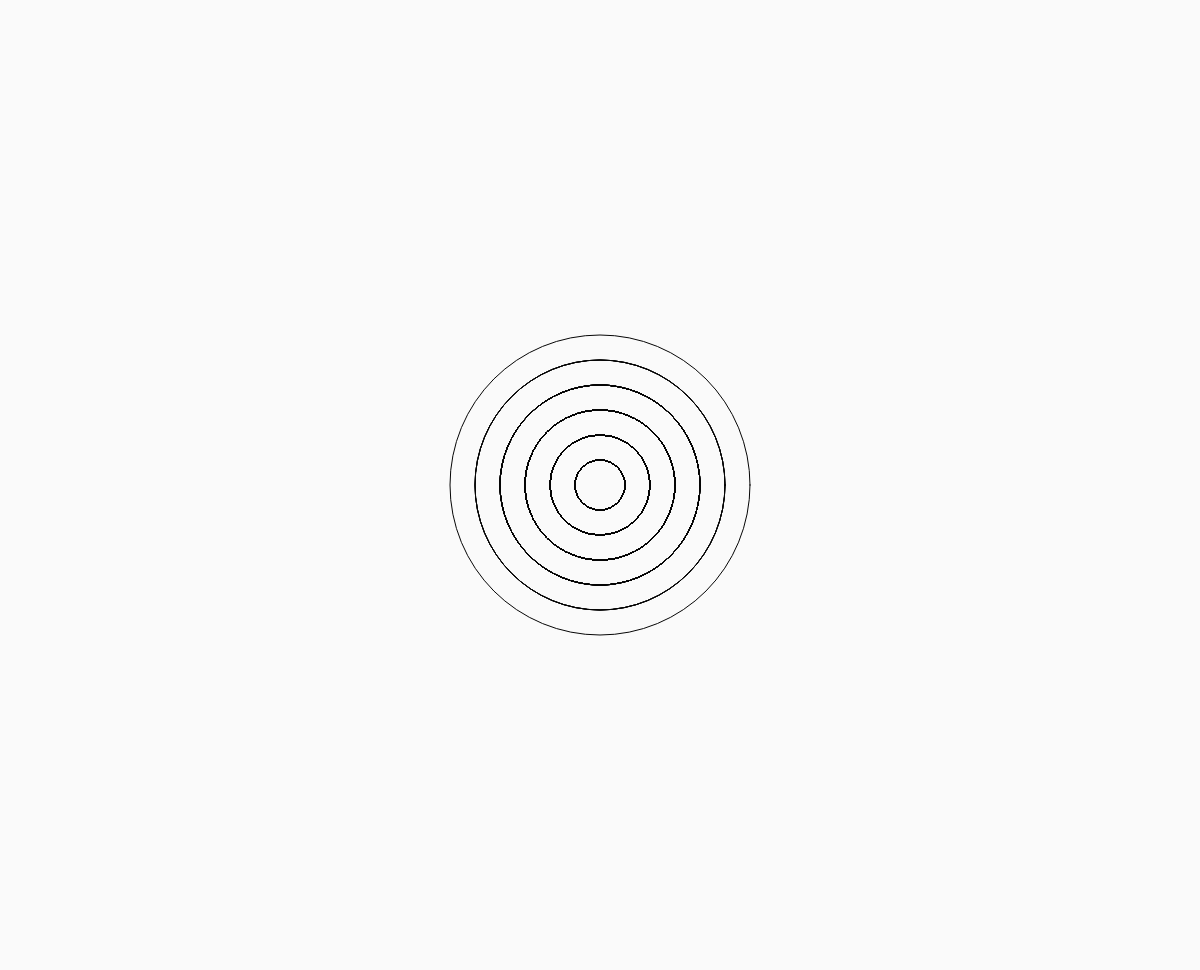
Frame 1 (no input)
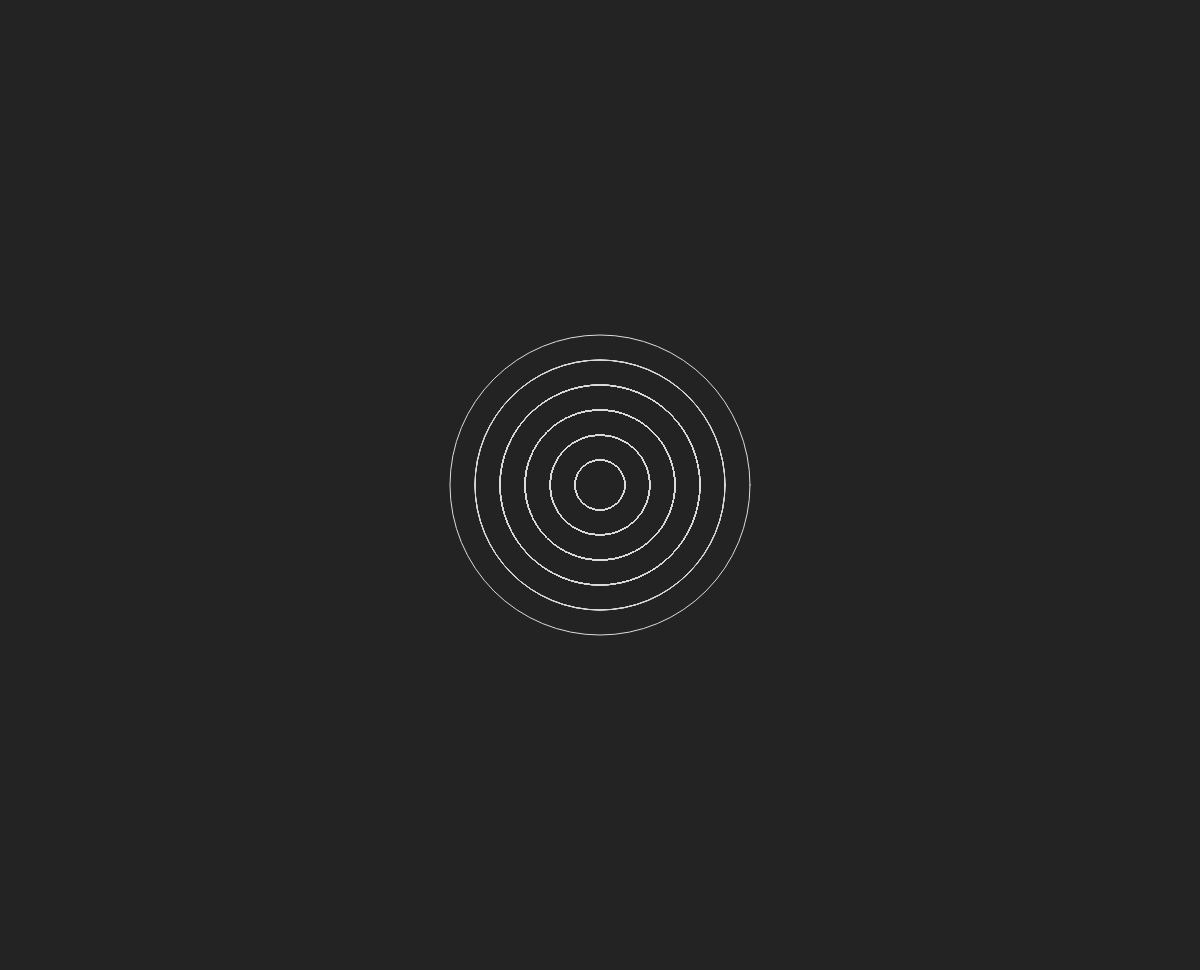
Frame 60 (no input)
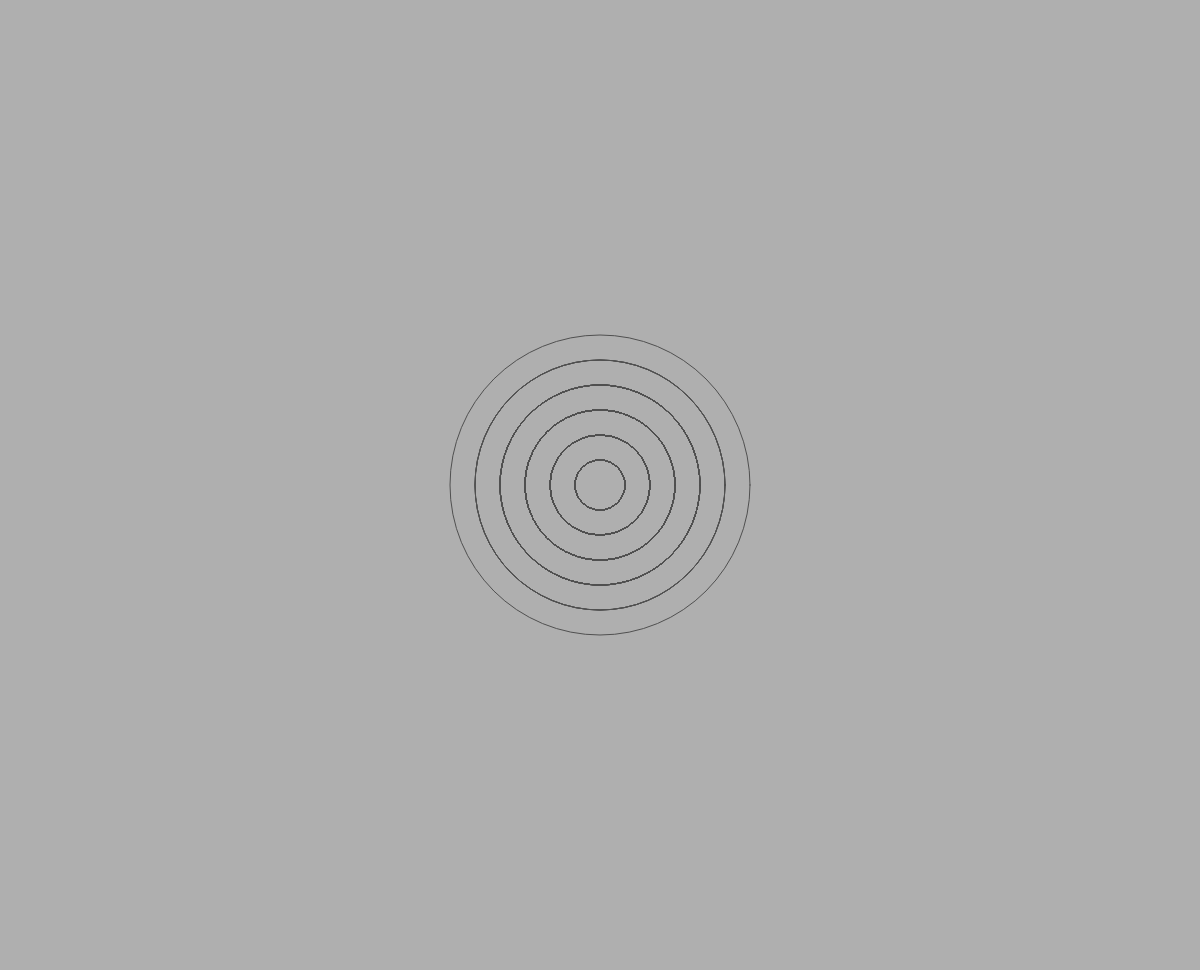
Frame 120 (the mouse pressed at the canvas centre since frame 60)

The p5.js sketch that drew these frames (run headless with seeded random() and noise() and a simulated clock; from frame 60 on, the mouse is pressed at the canvas centre):

// p5.js sketch
// ── sketch.js
var c = 0;
var sx = 5;
var sy = 5;
var cs = 5;
var ex = 1;
var ey = 1;
var r = 0;
var s;
var tempY;
var tempX;

function setup() {
  tempY = windowHeight;
  tempX = windowWidth;
  createCanvas(windowWidth, windowHeight - 30);
  sliderX = createSlider(0, 50, 0, 1);
  sliderY = createSlider(0, 50, 0, 1);
}

function draw() {
 if (tempX != windowWidth || tempX != windowWidth) {
    createCanvas(windowWidth, windowHeight - 30);
    tempY = windowHeight;
    tempX = windowWidth;
  }
  sx = sliderX.value();
  sy = sliderY.value();
  sx += random(-r, r);
  sy += random(-r, r);

  c += cs;
  if (c > 255 || c < 1) {
    cs *= -1;
  }
  if (Math.floor(width / 4) > 300) {
    s = 300;
  } else {
    s = Math.floor(width / 4);
  }
  background(255 - c);
  noFill();
  stroke(c);
  rectMode(CENTER);
  strokeWeight(1);
  meh(width / 2, height / 2, s);
}

function meh(x, y, d) {
  ellipse(x, y, d, d);
  if (d > 1) {
    meh(x - sx, y - sy, d - 50);
    meh(x + sx, y + sy, d - 50);
    meh(x - sx, y + sy, d - 50);
    meh(x + sx, y - sy, d - 50);
  }
}

// ── style.css
html,
body {
  margin: 0;
  padding: 0;
  text-align: center;
}

canvas {
  display: block;
}
